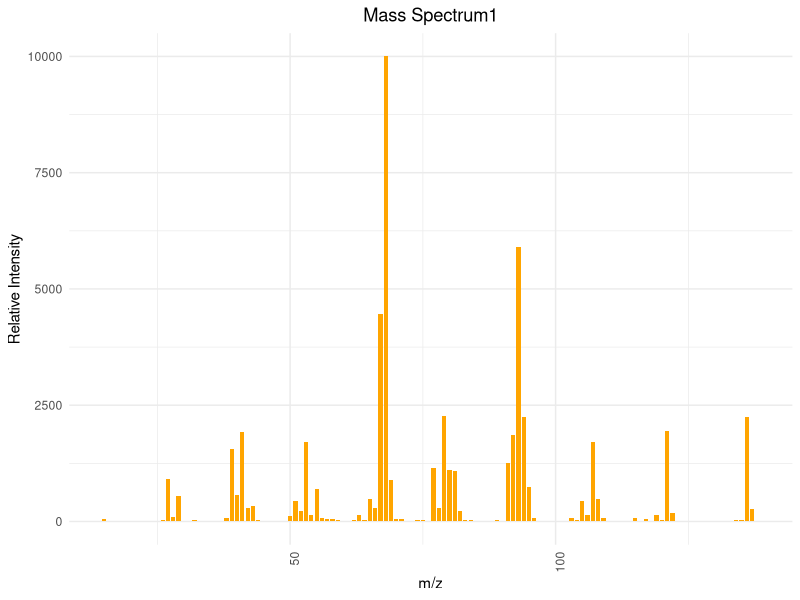
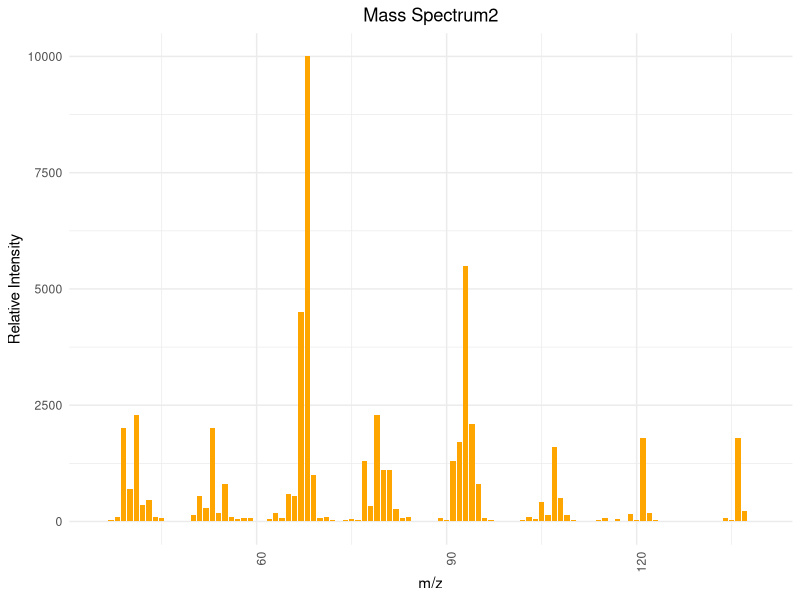
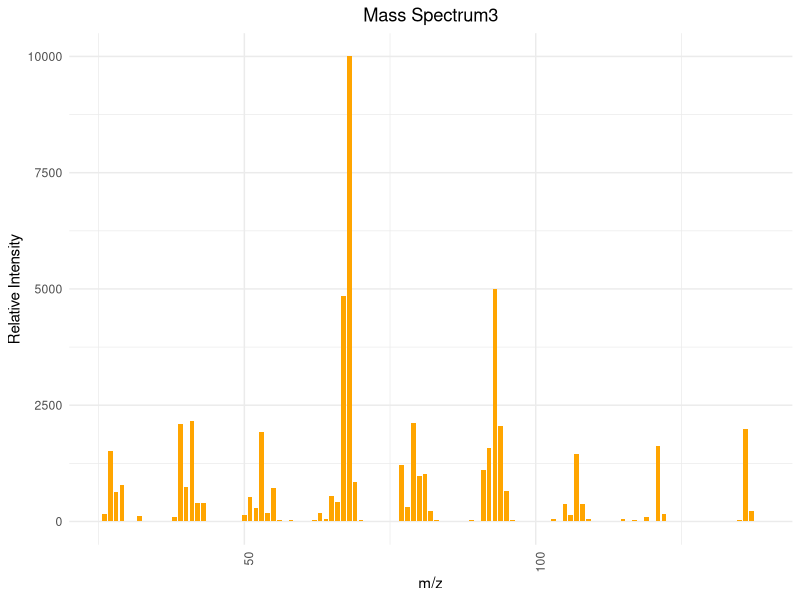
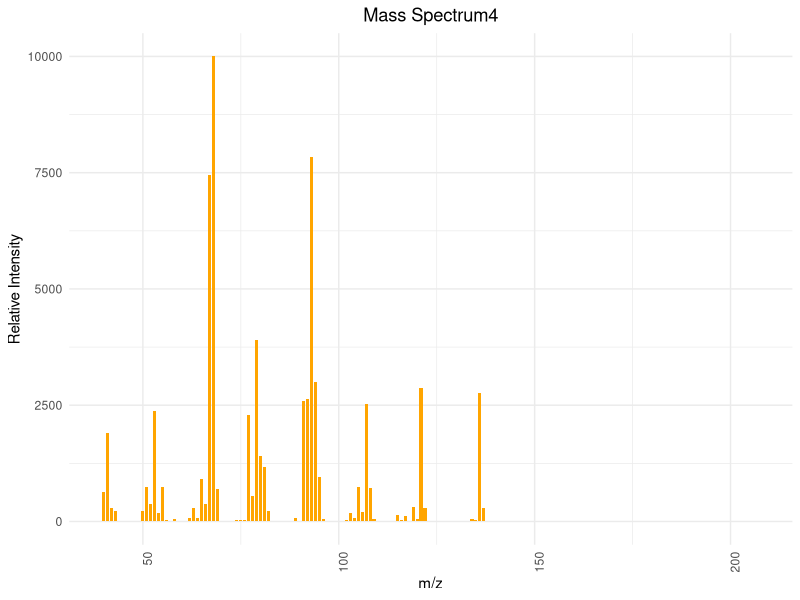

Recreate these plots in R, in order.
## ---- chunk 1
# 安装并加载所需的包
library(ggplot2)

# 图1
mz1 <- c(15, 26, 27, 28, 29, 30, 32, 37, 38, 39, 40, 41, 42, 43, 44, 45, 50, 51, 52, 53, 54, 55, 56, 57, 58, 59, 60, 61, 62, 63, 64, 65, 66, 67, 68, 69, 70, 71, 72, 73, 74, 75, 76, 77, 78, 79, 80, 81, 82, 83, 84, 85, 87, 89, 90, 91, 92, 93, 94, 95, 96, 97, 98, 102, 103, 104, 105, 106, 107, 108, 109, 115, 116, 117, 118, 119, 120, 121, 122, 123, 134, 135, 136, 137, 138)
intensity1 <- c(50, 40, 920, 90, 550, 10, 30, 10, 80, 1550, 570, 1920, 280, 340, 30, 10, 120, 450, 230, 1700, 150, 700, 70, 60, 50, 30, 10, 10, 40, 150, 40, 480, 280, 4460, 9999, 900, 60, 50, 10, 10, 40, 30, 20, 1160, 290, 2270, 1100, 1080, 230, 40, 30, 10, 20, 40, 10, 1260, 1870, 5900, 2250, 750, 70, 10, 10, 10, 80, 40, 430, 130, 1700, 480, 70, 70, 20, 50, 10, 130, 40, 1940, 180, 20, 40, 40, 2250, 260, 10)

data1 <- data.frame(mz1, intensity1)


ggplot(data1, aes(x=mz1, y=intensity1)) +
  geom_bar(stat="identity", fill="orange", width=0.8) + 
  theme_minimal() + 
  labs(title="Mass Spectrum1",
       x="m/z",
       y="Relative Intensity") + 
  theme(axis.text.x = element_text(angle = 90, hjust = 1), plot.title = element_text(hjust = 0.5))  

# 图2
mz2 <- c(36, 37, 38, 39, 40, 41, 42, 43, 44, 45, 46, 49, 50, 51, 52, 53, 54, 55, 56, 57, 58, 59, 60, 61, 62, 63, 64, 65, 66, 67, 68, 69, 70, 71, 72, 73, 74, 75, 76, 77, 78, 79, 80, 81, 82, 83, 84, 85, 86, 87, 88, 89, 90, 91, 92, 93, 94, 95, 96, 97, 98, 99, 101, 102, 103, 104, 105, 106, 107, 108, 109, 110, 111, 112, 113, 114, 115, 116, 117, 118, 119, 120, 121, 122, 123, 124, 125, 126, 127, 128, 129, 131, 132, 133, 134, 135, 136, 137, 138, 139)
intensity2 <- c(10, 30, 100, 2000, 700, 2300, 360, 470, 100, 70, 10, 10, 150, 540, 280, 2000, 180, 800, 90, 60, 80, 80, 20, 20, 60, 190, 70, 600, 540, 4500, 9999, 1000, 80, 100, 30, 20, 30, 50, 30, 1300, 340, 2300, 1100, 1100, 270, 70, 100, 20, 10, 20, 10, 70, 30, 1300, 1700, 5500, 2100, 800, 70, 30, 10, 10, 10, 30, 100, 50, 410, 140, 1600, 500, 130, 30, 20, 20, 20, 30, 70, 20, 60, 20, 170, 40, 1800, 180, 40, 10, 10, 10, 10, 10, 10, 10, 10, 10, 70, 40, 1800, 220, 20, 10)

data2 <- data.frame(mz2, intensity2)

ggplot(data2, aes(x=mz2, y=intensity2)) +
  geom_bar(stat="identity", fill="orange", width=0.8) + 
  theme_minimal() + 
  labs(title="Mass Spectrum2",
       x="m/z",
       y="Relative Intensity") + 
  theme(axis.text.x = element_text(angle = 90, hjust = 1), plot.title = element_text(hjust = 0.5))  

# 图3
mz3 <- c(26, 27, 28, 29, 30, 32, 37, 38, 39, 40, 41, 42, 43, 44, 45, 49, 50, 51, 52, 53, 54, 55, 56, 58, 59, 60, 61, 62, 63, 64, 65, 66, 67, 68, 69, 70, 71, 74, 75, 76, 77, 78, 79, 80, 81, 82, 83, 84, 86, 87, 89, 90, 91, 92, 93, 94, 95, 96, 97, 98, 101, 102, 103, 104, 105, 106, 107, 108, 109, 115, 116, 117, 118, 119, 120, 121, 122, 123, 127, 128, 131, 134, 135, 136, 137, 138)
intensity3 <- c(160, 1520, 640, 780, 10, 110, 20, 100, 2090, 750, 2170, 400, 400, 20, 10, 5, 140, 520, 280, 1920, 180, 710, 40, 40, 20, 5, 5, 30, 180, 50, 540, 410, 4850, 9999, 840, 30, 10, 20, 20, 20, 1210, 310, 2120, 980, 1020, 220, 40, 10, 5, 5, 40, 10, 1100, 1580, 5000, 2050, 660, 40, 5, 10, 10, 10, 60, 20, 370, 130, 1460, 380, 50, 50, 5, 40, 5, 90, 20, 1620, 160, 10, 5, 5, 5, 20, 30, 1990, 230, 10)

data3 <- data.frame(mz3, intensity3)

ggplot(data3, aes(x=mz3, y=intensity3)) +
  geom_bar(stat="identity", fill="orange", width=0.8) + 
  theme_minimal() + 
  labs(title="Mass Spectrum3",
       x="m/z",
       y="Relative Intensity") + 
  theme(axis.text.x = element_text(angle = 90, hjust = 1), plot.title = element_text(hjust = 0.5)) 

# 图4
mz4 <- c(40, 41, 42, 43, 44, 45, 46, 49, 50, 51, 52, 53, 54, 55, 56, 58, 59, 60, 61, 62, 63, 64, 65, 66, 67, 68, 69, 70, 71, 73, 74, 75, 76, 77, 78, 79, 80, 81, 82, 83, 84, 85, 86, 87, 88, 89, 90, 91, 92, 93, 94, 95, 96, 97, 98, 99, 101, 102, 103, 104, 105, 106, 107, 108, 109, 110, 113, 114, 115, 116, 117, 118, 119, 120, 121, 122, 123, 126, 127, 128, 129, 130, 131, 132, 133, 134, 135, 136, 137, 138, 139, 207)
intensity4 <- c(630, 1900, 290, 220, 10, 5, 5, 5, 220, 740, 370, 2370, 190, 740, 40, 60, 10, 5, 10, 80, 290, 70, 920, 370, 7460, 9999, 700, 20, 5, 5, 40, 40, 30, 2280, 550, 3910, 1410, 1170, 230, 10, 5, 5, 10, 10, 5, 80, 20, 2590, 2640, 7830, 3000, 960, 60, 5, 5, 5, 5, 40, 190, 70, 750, 210, 2520, 710, 60, 5, 5, 5, 150, 30, 120, 20, 320, 60, 2860, 280, 10, 5, 5, 10, 5, 5, 5, 10, 5, 60, 30, 2760, 300, 10, 5, 5)

data4 <- data.frame(mz4, intensity4)

ggplot(data4, aes(x=mz4, y=intensity4)) +
  geom_bar(stat="identity", fill="orange", width=0.8) + 
  theme_minimal() + 
  labs(title="Mass Spectrum4",
       x="m/z",
       y="Relative Intensity") + 
  theme(axis.text.x = element_text(angle = 90, hjust = 1), plot.title = element_text(hjust = 0.5))  

